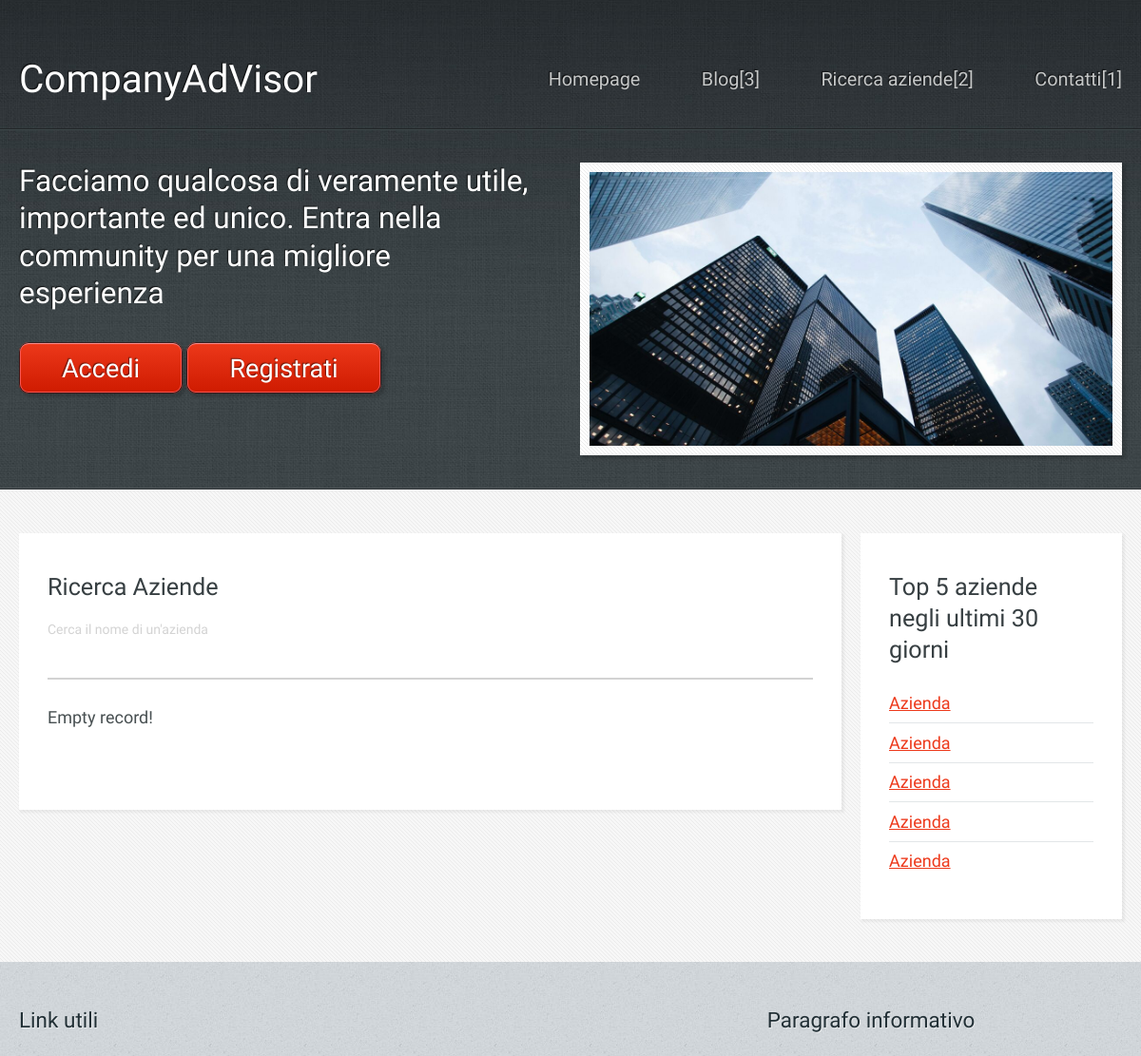
Before: /company_search.php (upper part) with the older database file.
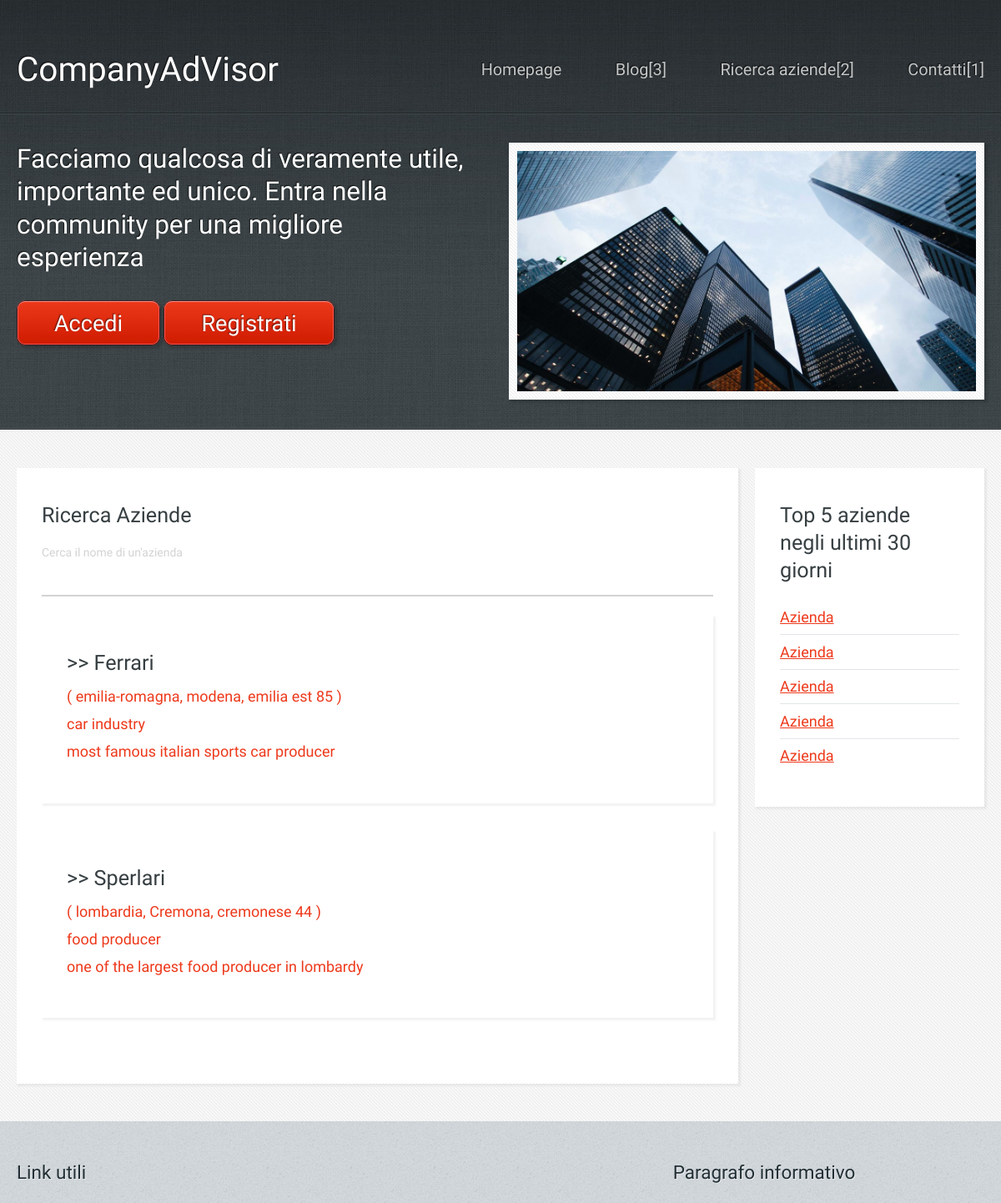
After: the same page with the newer database file.
### tables this page shows
CREATE TABLE `company` (
  `id` INT(11) NOT NULL PRIMARY KEY AUTO_INCREMENT,
  `name` VARCHAR(255) NOT NULL,
  `category` VARCHAR(255) DEFAULT NULL,
  `description` VARCHAR(255) DEFAULT NULL,
  `employees` INT(11) DEFAULT NULL,
  `region` VARCHAR(255) NOT NULL,
  `city` VARCHAR(255) NOT NULL,
  `street` VARCHAR(255) DEFAULT NULL,
  `street number` VARCHAR(255) DEFAULT NULL,
  `phone` VARCHAR(255) DEFAULT NULL,
  `email` VARCHAR(255) DEFAULT NULL
);

### company_search.php (the view, shortened to what this page needs)
<?php
include_once "includes/header.php";
?>
<section id="content">
  <div class="container">
    <div class="row">
      <div class="col-9 col-12-medium">
        <section>
          <header>
            <h2>Ricerca Aziende</h2>
            <div class="input-field">
              <input type="text" name="company_search" id="company_search">
              <label for="company_search">Cerca il nome di un'azienda</label>
            </div>
          </header>
          <div id="search_results">
            <?php
            $sql = "SELECT * FROM company WHERE name LIKE '%' ORDER BY name LIMIT 5";
            $result = mysqli_query($conn, $sql);
            if (mysqli_num_rows($result) > 0) {
              while ($row = mysqli_fetch_assoc($result)) {
            ?>
                <a href="./company_info.php?id=<?php echo $row['id']; ?>">
                  <section>
                    <h2>
                      <?php echo ">> " . $row['name']; ?>
                    </h2>
                    <?php echo "("; ?>
                    <?php echo $row['region'] . ", "; ?>
                    <?php echo $row['city'] . ", "; ?>
                    <?php echo $row['street']; ?>
                    <?php echo $row['street number']; ?>
                    <?php echo ")"; ?>
                    <p>
                      <?php echo $row['category']; ?><br>
                      <?php echo $row['description']; ?>
                    </p>
                  </section>
                </a><br>
            <?php
              }
            } else {
              echo '<p>';
              echo 'Empty record!';
              echo '</p>';
            }
            ?>
          </div>
        </section>
      </div>
      <div class="col-3 col-12-medium">
        <section>
          <header>
            <h2>Top 5 aziende negli ultimi 30 giorni</h2>
          </header>
          <ul class="link-list">
            <li><a href="./company_info.php?id=#">Azienda</a></li>
            <li><a href="./company_info.php?id=#">Azienda</a></li>
            <li><a href="./company_info.php?id=#">Azienda</a></li>
            <li><a href="./company_info.php?id=#">Azienda</a></li>
            <li><a href="./company_info.php?id=#">Azienda</a></li>
          </ul>
        </section>
      </div>
    </div>
  </div>
</section>
<?php
include_once 'includes/footer.php';
?>

Changed rows visible on the page:
added company: name "Ferrari", region "emilia-romagna", city "modena", street "emilia est", street number "85", category "car industry", description "most famous italian sports car producer"
added company: name "Sperlari", region "lombardia", city "Cremona", street "cremonese", street number "44", category "food producer", description "one of the largest food producer in lombardy"
Other visible differences:
text no longer shown: "Empty record!"
